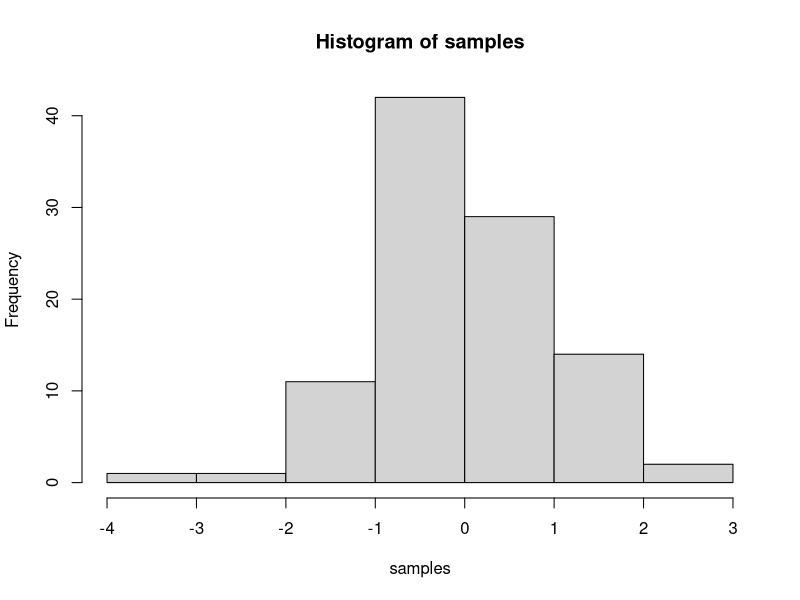

Recreate this plot in R. (Note: this script raises an error after producing the figure.)
## ---- chunk 1
knitr::opts_chunk$set(message=FALSE,warning=FALSE, cache=TRUE)
## ---- chunk 2
samples <- rnorm(100, mean=0, sd=1)
hist(samples)
## ---- chunk 3

sales_by_state_tbl %>%
  
  # Setup canvas with the columns year (x-axis) and sales (y-axis)
  ggplot(aes(x = state, y = sales)) +
  
  # Geometries
  geom_col(fill = "#2DC6D6") + # Use geom_col for a bar plot
  geom_label(aes(label = sales_text)) + # Adding labels to the bars
  geom_smooth(method = "lm", se = FALSE) + # Adding a trendline
  theme(axis.text.x = element_text(angle = 45, hjust = 1)) +

  # Formatting
  # scale_y_continuous(labels = scales::dollar) + # Change the y-axis. 
  # Again, we have to adjust it for euro values
  scale_y_continuous(labels = scales::dollar_format(big.mark = ".", 
                                                    decimal.mark = ",", 
                                                    prefix = "", 
                                                    suffix = " €")) +
  labs(
    title    = "Revenue by state",
    subtitle = "Upward Trend",
    x = "", # Override defaults for x and y
    y = "Revenue"
  )
## ---- chunk 4
# Sales by Year and State ----
  
  # Step 1 - Manipulate
  sales_by_year_state_tbl <- bike_orderlines_wrangled_tbl %>%
  
  separate(col    = location,
           into   = c("city", "state"),
           sep    = ", ") %>%
  # Select columns and add a year
  select(order_date, total_price, state) %>%
  mutate(year = year(order_date)) %>%
  
  # Group by and summarize year and main catgegory
  group_by(year, state) %>%
  summarise(sales = sum(total_price)) %>%
  ungroup() %>%
  
  # Format $ Text
  mutate(sales_text = scales::dollar(sales, big.mark = ".", 
                                     decimal.mark = ",", 
                                     prefix = "", 
                                     suffix = " €"))

# Step 2 - Visualize
sales_by_year_state_tbl %>%
  
  # Set up x, y, fill
  ggplot(aes(x = year, y = sales, fill = state)) +
  
  # Geometries
  geom_col() + # Run up to here to get a stacked bar plot
  
  # Facet
  facet_wrap(~ state) +
  
  # Formatting
  scale_y_continuous(labels = scales::dollar_format(big.mark = ".", 
                                                    decimal.mark = ",", 
                                                    prefix = "", 
                                                    suffix = " €")) +
  labs(
    title = "Revenue by year and State",
    subtitle = "Each product category has an upward trend",
    fill = "Main category" # Changes the legend name
  )

